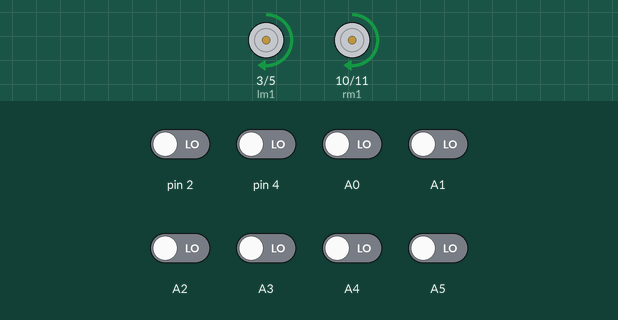
The sketch below on a simulated Arduino Uno, built with avr-gcc and run on an emulated ATmega328P. Shown: motor-driver pin pairs drawn as motors (green arrow = first pin HIGH = forward, orange = second pin HIGH = backward, longer = more drive). The test bench sets the inputs (shaded band); at power-on: A0–5, pin 2, pin 4 LOW.

Above: at 1.2 s.
1.3 s: A2 driven HIGH
At 2.0 s:
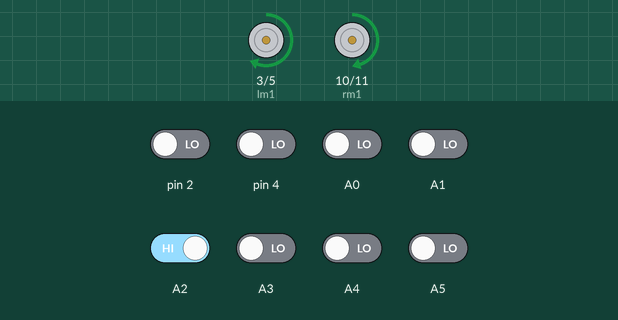
2.8 s: A3 driven HIGH
At 3.8 s:
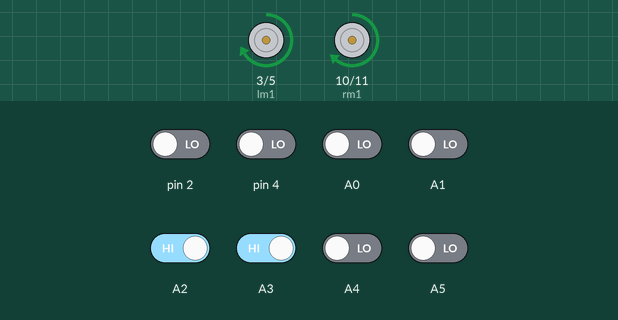
4.4 s: A4 driven HIGH
At 4.8 s:
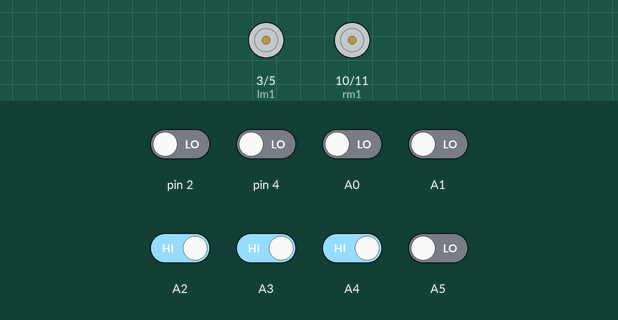
6.7 s: A4 driven LOW
At 8.0 s:
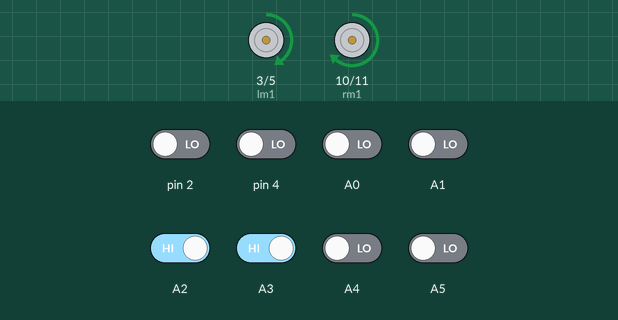
8.3 s: A1 driven HIGH
At 8.8 s:
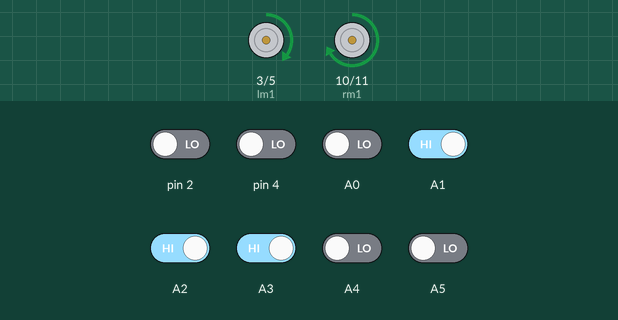
9.8 s: pin 4 driven HIGH
At 11.1 s:
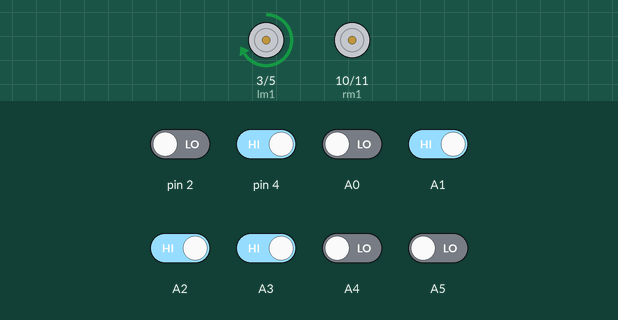
Timing chart, 0 to 12.3 s (numbered marks = the images above; inputs shaded):
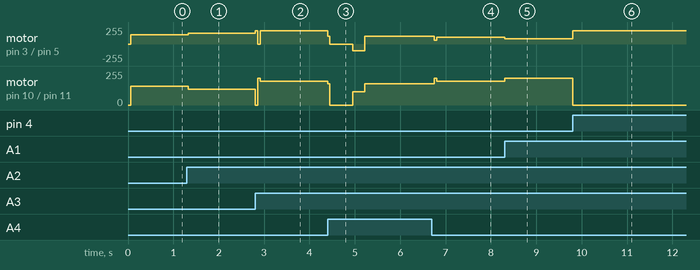

The sketch:

finals.ino
```cpp
int lc = 0; // black background
int sc = 1; //white backgroud

/////////////motor pinout/////////////////

#define lm1 3
#define lm2 5
#define rm1 10
#define rm2 11

int s1, s2, s3, s4, s5, s6, s7, s8;

/////////////pid parameters////////////////

float error = 0;
float prev_error = 0;
float Kp = 40;
float Kd = 85;
float P = 0;
float D = 0;
float pd = 0;

int lms, rms;
int bs = 140;

int left_max = 200;
int right_max = 202; //based on motor speed diff
int left_min = 0;
int right_min = 0;

///////////////sharp turn parameters///////////////

int left = 0, right = 0;
int leftthres = 300;    //150
int rightthres = 300;   //150
int tthres = 300;       // for the T section only
int left_t_delay = 270; //delay for left T

/////////////brake parameters///////////////

int brake_count = 0;
int brake_thres = 400;

void setup() {
  pinMode(lm1, OUTPUT);
  pinMode(lm2, OUTPUT);
  pinMode(rm1, OUTPUT);
  pinMode(rm2, OUTPUT);
}

void loop() {
  readsensors();
  error_map();

  if ((s1 + s2 + s3 + s4 + s5 + s6 + s7 + s8) == 6) {
    //    WHITE BACKGROUD
    lc = 0;
    sc = 1;
  }
  else if ((s1 + s2 + s3 + s4 + s5 + s6 + s7 + s8) == 2){
    // BLACK BACKGROUND
    digitalWrite(12, HIGH);
    delay(50);
    digitalWrite(12, LOW);
    delay(5);
    lc = 1;
    sc = 0;

  }
  if (s1 == lc) {
    left = 0;
  }
  if (s8 == lc) {
    right = 0;
  }

  if (left == 0 && right == 0) { //for braking
    if (brake_count > 15000) {
      brake_count = 15000;
    }
    brake_count++;
  }
  else {
    brake_count = 0;
  }

  if ((s1 != lc) && (s2 != lc) && (s3 != lc) && (s4 != lc) && (s5 != lc) && (s6 != lc) && (s7 != lc) && (s8 != lc)) {
    if ((left > leftthres) && (right < rightthres)) { //right sharp turns
      brake();
      readsensors();
      while ((s4 != lc) && (s5 != lc)) {
        sharp_right_turn();
        readsensors();
      }
      brake();
      left = 1000;
      right = 1000;
    }
    else if ((left < leftthres) && (right > rightthres)) { //left sharp turn
      brake();
      readsensors();
      while ((s4 != lc) && (s5 != lc)) {
        sharp_left_turn();
        readsensors();
      }
      brake();
      left = 1000;
      right = 1000;
    }
    else if ((left < tthres) && (right < tthres)) {
      T_intersection();
    }
  }
  else if ((s1 != lc) && (s4 == lc) && (s5 == lc) && (s8 != lc))
  {
    // straight or left -> left
    if ((left < 1000) && (left > leftthres) && (right > rightthres))
    {
      left_T();
    }
    // straight or right -> straight
    else if ((left > leftthres) && (right > rightthres) && (right < 1000))
    {
      right_T();
    }
  }
  else if ((s3 == lc) && (s4 == lc) && (s5 == lc) && (s6 == lc)) {
    digitalWrite(12, HIGH);
    delay(50);
    digitalWrite(12, LOW);
    delay(5);
  }
  else if ((s1 == lc) && (s2 == lc) && (s3 == lc) && (s4 == lc) && (s5 == lc) && (s6 == lc) && (s7 == lc) && (s8 == lc)) {
    if (brake_count > brake_thres) {
      stop_end();
    }
  }

  pid();
  left = left + 1;
  right = right + 1;
  if (left > 18000) {
    left = 1000;
  }
  if (right > 18000) {
    right = 1000;
  }
}


//////////////////////sensor get value//////////////////////

void readsensors() {
  s1 = digitalRead(A0);
  s2 = digitalRead(A1);
  s3 = digitalRead(A2);
  s4 = digitalRead(A3);
  s5 = digitalRead(A4);
  s6 = digitalRead(A5);
  s7 = digitalRead(2);
  s8 = digitalRead(4);
}
///////////////////////error definition/////////////////////

void error_map() {
  if ((s3 == sc) && (s4 == lc) && (s5 == lc) && (s6 == sc))
    error = 0;
  else if ((s3 == lc) && (s4 == lc) && (s5 == lc) && (s6 == sc))
    error = -0.5;
  else if ((s3 == sc) && (s4 == lc) && (s5 == sc) && (s6 == sc))
    error = -0.5;
  else if ((s3 == sc) && (s4 == lc) && (s5 == lc) && (s6 == lc))
    error = 0.5;
  else if ((s3 == sc) && (s4 == sc) && (s5 == lc) && (s6 == sc))
    error = 0.5;

  else if ((s2 == sc) && (s3 == lc) && (s4 == lc) && (s5 == sc))
    error = -1;
  else if ((s4 == sc) && (s5 == lc) && (s6 == lc) && (s7 == sc))
    error = 1;

  else if ((s2 == lc) && (s3 == lc) && (s4 == lc) && (s5 == sc))
    error = -1.5;
  else if ((s2 == sc) && (s3 == lc) && (s4 == sc) && (s5 == sc))
    error = -1.5;
  else if ((s4 == sc) && (s5 == lc) && (s6 == lc) && (s7 == lc))
    error = 1.5;
  else if ((s4 == sc) && (s5 == sc) && (s6 == lc) && (s7 == sc))
    error = 1.5;

  else if ((s1 == sc) && (s2 == lc) && (s3 == lc) && (s4 == sc))
    error = -2;
  else if ((s5 == sc) && (s6 == lc) && (s7 == lc) && (s8 == sc))
    error = 2;

  else if ((s1 == lc) && (s2 == lc) && (s3 == lc) && (s4 == sc))
    error = -2.5;
  else if ((s1 == sc) && (s2 == lc) && (s3 == sc) && (s4 == sc))
    error = -2.5;
  else if ((s5 == sc) && (s6 == lc) && (s7 == lc) && (s8 == lc))
    error = 2.5;
  else if ((s5 == sc) && (s6 == sc) && (s7 == lc) && (s8 == sc))
    error = 2.5;

  else if ((s1 == lc) && (s2 == lc) && (s3 == sc))
    error = -3;
  else if ((s6 == sc) && (s7 == lc) && (s8 == lc))
    error = 3;

  if ((s1 == lc) && (s2 == sc) && (s8 == sc))
    error = -3.5;
  if ((s1 == sc) && (s7 == sc) && (s8 == lc))
    error = 3.5;
}

///////////////////////pid computation/////////////////////

void pid() {
  readsensors();
  error_map();

  pd = Kp * error + Kd * (error - prev_error);

  lms = bs + pd;
  rms = bs - pd;

  if (lms >= left_max)
  {
    lms = left_max;
  }

  else if (lms <= left_min)
  {
    lms = left_min;
  }

  if (rms >= right_max)
  {
    rms = right_max;
  }

  else if (rms <= right_min)
  {
    rms = right_min;
  }

  analogWrite(lm1, lms);
  analogWrite(lm2, 0);
  analogWrite(rm1, rms);
  analogWrite(rm2, 0);

  prev_error = error;

}

/////////////////////////intersection handling////////////////////

void T_intersection()
{
  brake();
  delay(400);
  readsensors();
  while ((s4 != lc) && (s5 != lc))
  {
    sharp_left_turn();
    readsensors();
  }
  brake();
  left = 1000;
  right = 1000;
}

void left_T()
{
  brake();
  delay(500);
  // TAKE A LEFT TO GET OUT OF LINE
  sharp_left_turn();
  delay(left_t_delay);
  readsensors();
  while (s4 != lc && s5 != lc)
  {
    sharp_left_turn();
    readsensors();
  }
  brake();
  left = 1000;
  right = 1000;
}

void right_T()
{
  brake();
  delay(400);
  // TAKE A LEFT TO GET OUT OF LINE
  sharp_left_turn();
  delay(left_t_delay);
  readsensors();
  while (s4 != lc && s5 != lc)
  {
    sharp_right_turn();
    readsensors();
  }
  brake();
  left = 1000;
  right = 1000;
}

void stop_end() {
  brake();
  delay(10000);
}

////////////////////////////turn functions////////////////////////

void straight() {
  analogWrite(lm1, 100);
  analogWrite(lm2, 0);
  analogWrite(rm1, 100);
  analogWrite(rm2, 0);
}

void sharp_left_turn() {
  analogWrite(lm1, 0);
  analogWrite(lm2, 100);
  analogWrite(rm1, 100);
  analogWrite(rm2, 0);
}

void sharp_right_turn() {
  analogWrite(lm1, 100); //90->90->140
  analogWrite(lm2, 0);
  analogWrite(rm1, 0);
  analogWrite(rm2, 100);
}

void brake() {
  analogWrite(lm1, 255);
  analogWrite(lm2, 255);
  analogWrite(rm1, 255);
  analogWrite(rm2, 255);
}
```

Measured:
- after the input at 1.3 s, motor on pin 3 (lm1) / pin 5 (lm2): forward 140/255 → forward 160/255 at once; motor on pin 10 (rm1) / pin 11 (rm2): forward 140/255 → forward 120/255 at once
- after the input at 2.8 s, motor on pin 3 (lm1) / pin 5 (lm2): forward 160/255 → forward 200/255 at once; motor on pin 10 (rm1) / pin 11 (rm2): forward 120/255 → forward 180/255 at once
- after the input at 4.4 s, motor on pin 3 (lm1) / pin 5 (lm2): forward 200/255 → stopped at once, → backward 100/255 0.55 s later, → forward 120/255 0.27 s later; motor on pin 10 (rm1) / pin 11 (rm2): forward 180/255 → stopped at once, → forward 100/255 0.55 s later, → forward 160/255 0.27 s later
- after the input at 6.7 s, motor on pin 3 (lm1) / pin 5 (lm2): forward 120/255 → forward 100/255 after 0.06 s; motor on pin 10 (rm1) / pin 11 (rm2): forward 160/255 → forward 180/255 after 0.06 s
- after the input at 8.3 s, motor on pin 3 (lm1) / pin 5 (lm2): forward 100/255 → forward 80/255 at once; motor on pin 10 (rm1) / pin 11 (rm2): forward 180/255 → forward 200/255 at once
- after the input at 9.8 s, motor on pin 3 (lm1) / pin 5 (lm2): forward 80/255 → forward 200/255 at once; motor on pin 10 (rm1) / pin 11 (rm2): forward 200/255 → stopped at once
